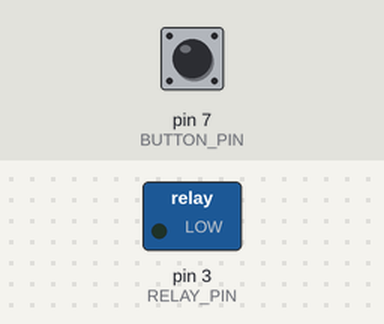
The sketch below on a simulated Arduino Uno, built with avr-gcc and run on an emulated ATmega328P. Shown: switched loads named in the sketch (green lamp = pin HIGH). Dashed ring = blinking. The test bench sets the inputs (shaded band); at power-on: pin 7 (BUTTON_PIN) HIGH. What the sketch prints to the serial monitor is not drawn.

Above: at 1.2 s.
1.3 s: pin 7 (BUTTON_PIN) pulled LOW for 0.15 s
At 1.38 s:
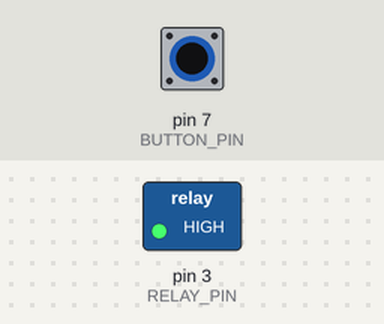
2.9 s: pin 7 (BUTTON_PIN) pulled LOW for 0.15 s
At 3.6 s:
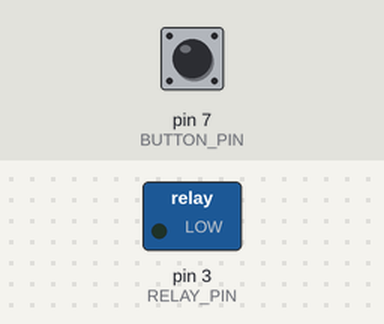
6.0 s: pin 7 (BUTTON_PIN) pulsed LOW 5 times (0.12 s each, 0.3 s apart)
At 6.36 s:
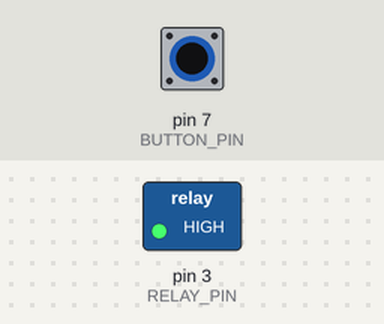
Timing chart, 0 to 9.0 s (numbered marks = the images above; inputs shaded):
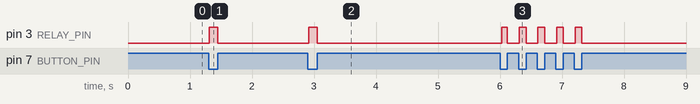

Measured:
- after the input at 1.3 s, pin 3 (RELAY_PIN): LOW → HIGH at once, → LOW 0.14 s later
- after the input at 2.9 s, pin 3 (RELAY_PIN): LOW → HIGH at once, → LOW 0.13 s later
- after the input at 6.0 s, pin 3 (RELAY_PIN): alternates HIGH for 0.11 s and LOW for 0.19 s, 10 changes in all, then stays LOW, starting at once

The sketch:

exp_3.ino
```cpp
const int BUTTON_PIN = 7;
const int RELAY_PIN  = 3;

void setup() {
  // put your setup code here, to run once:
  Serial.begin(9600);
pinMode(BUTTON_PIN, INPUT_PULLUP);
  pinMode(RELAY_PIN, OUTPUT);

}

void loop() {
  // put your main code here, to run repeatedly:
  int buttonState = digitalRead(BUTTON_PIN); // read new state

  if (buttonState == LOW) {
    digitalWrite(RELAY_PIN, HIGH); // turn on
  }
  else
  if (buttonState == HIGH) {
    Serial.println("The button is unpressed");
    digitalWrite(RELAY_PIN, LOW);  // turn off
  }

}
```
